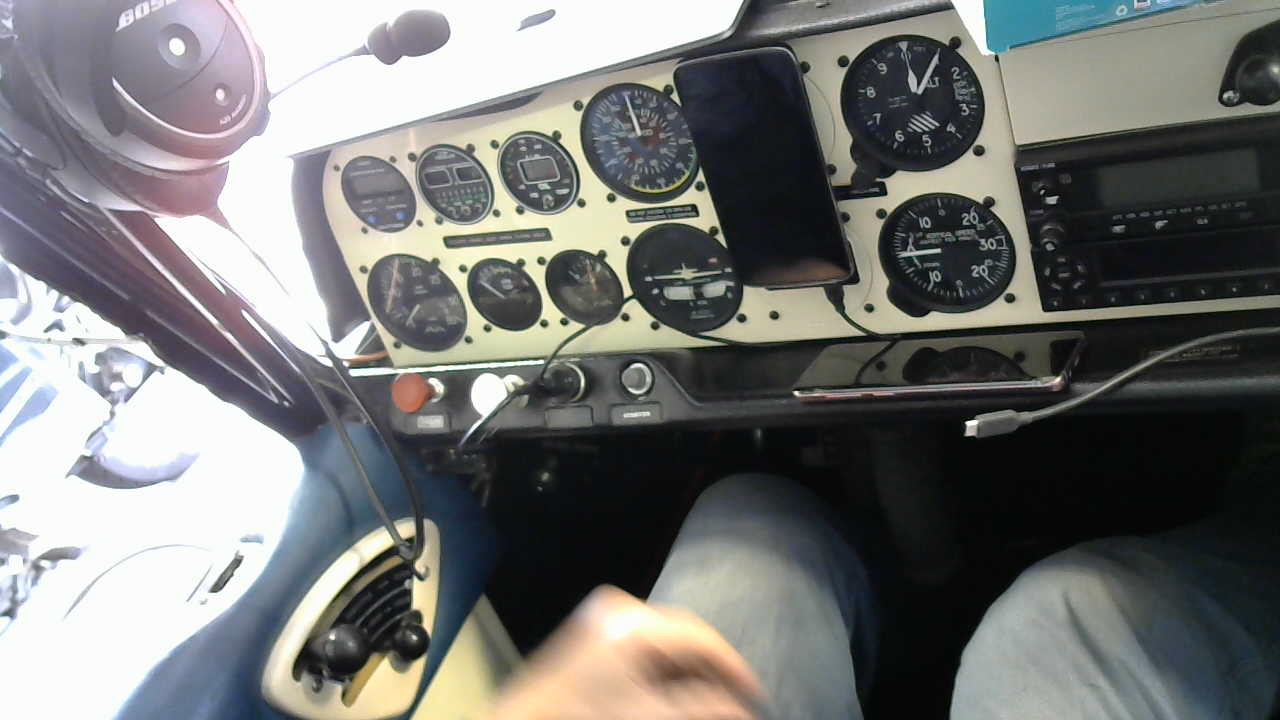
#> input picture experiments/many_dials.jpg, 1280 x 720 px
$ jupyter execute --allow-errors oval_update.ipynb   (shell and % lines are left out)
#> lines starting #> are read from the running program, lines starting #| are printed output that depends on the picture
[cell 1]
import cv2 as cv
import cv2
from PIL import Image
import numpy as np
#from google.colab.patches import cv2_imshow
import math
import matplotlib.pyplot as plt
from sklearn.cluster import KMeans
from skimage.measure import label
from sklearn.feature_extraction import image
import time

[cell 2]
from skimage.transform import hough_line, hough_line_peaks

[cell 3]
# [4 lines left out: function cv2_imshow, not called in this run]

[cell 4]
# [10 lines left out: function get_color_clusters, not called in this run]

[cell 5]
# [5 lines left out: function show_cluster, not called in this run]

[cell 6]
# [7 lines left out: function show_many_clusters, not called in this run]

[cell 7]
# [5 lines left out: function cluster_to_img, not called in this run]

[cell 8]
from google.colab import drive
drive.mount('/content/drive')

[cell 9]
FOLDER_PREFIX = 'drive/Shareddrives/TEAM 9: Aerobatic BlackBox/Image Analysis/'

[cell 10]
img_shape = (800,600)

# [6 lines of commented-out code are left out]

img = Image.open('many_dials.jpg')#.resize(img_shape)
#> img is the input picture: PIL image 1280x720 RGB; mean R, G, B 117, 117.8, 116.4

[cell 11]
#cv2_imshow(img)
img

[cell 12]
im = np.array(img)

[cell 13]
#get_dial_patches

[cell 14]
def get_dial_patches(im):
    airspeed = im[0:350,500:800]
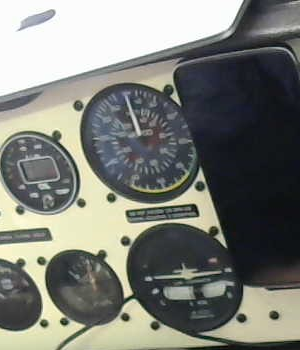
#> airspeed: shape (350, 300, 3); mean R, G, B 122.9, 124.9, 118.6
    tach = im[200:400,300:500]
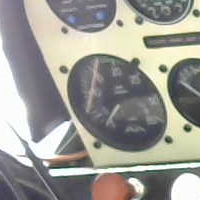
#> tach: shape (200, 200, 3); mean R, G, B 155.9, 154.5, 148.2
    return airspeed, tach

airspeed, tach = get_dial_patches(im)
plt.imshow(airspeed)

[cell 15]
img.size
#> Out = (1280, 720)

[cell 16]
type(img)

[cell 17]
img_shape = (800,600)

[cell 18]
img_shape = (800//2, 450//2)

[cell 19]
#img_shape = (600,800)
img = img.resize(img_shape)
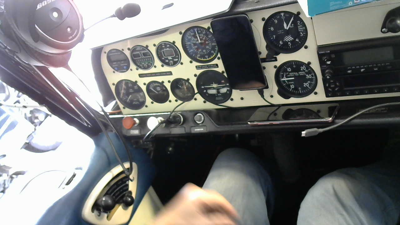
#> img: PIL image 400x225 RGB; mean R, G, B 117, 117.8, 116.4

[cell 20]
#img = img2

[cell 21]
im = np.array(img)

[cell 22]
im.shape
#> Out = (225, 400, 3)
